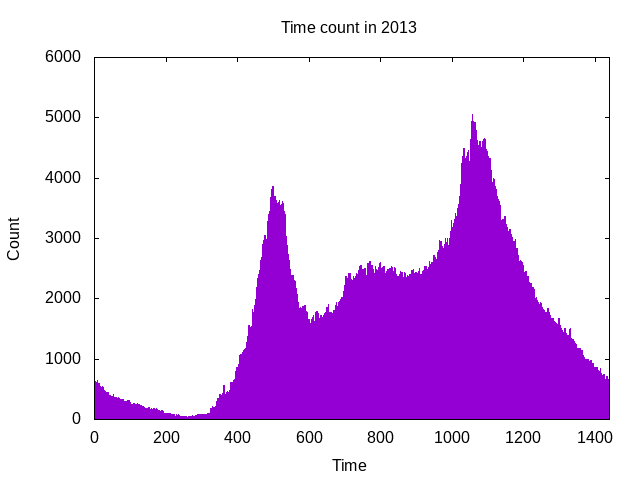

Here is the gnuplot script that generated this plot:
set terminal pdf
set output "./timedata/timedata-2013.png"
set style data histogram
set style histogram clustered gap 0.05
set style fill solid 0.9 border
set title "Time count in 2013"
set xrange [0: 1440]
set xlabel "Time"
set ylabel "Count"
plot "./timedata/timedata-2013.dat" using 2 title ""